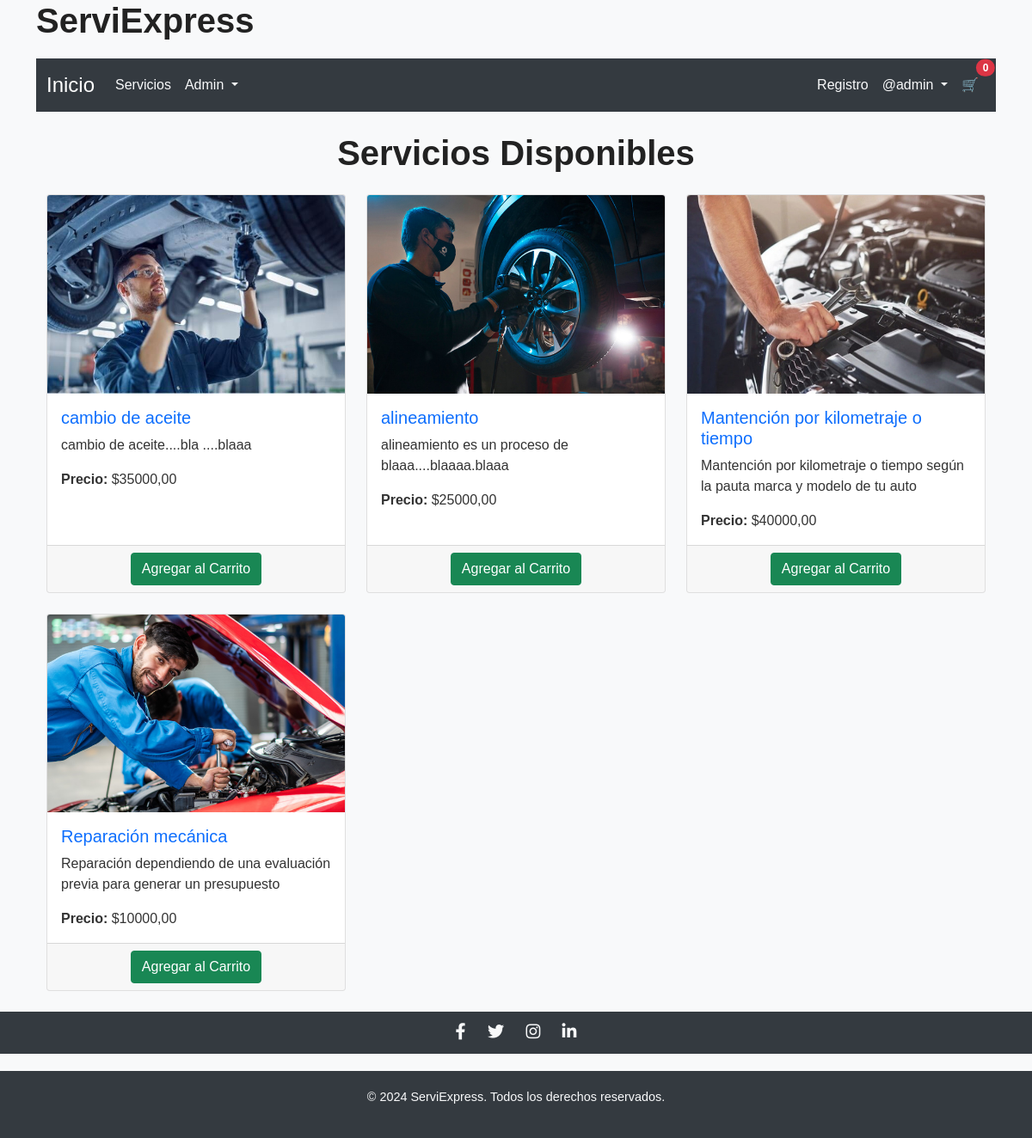
The app's page /servicios/ (signed in) with its own data.
### core/models.py (models this page shows, shortened)
class CustomUser(AbstractUser):
    telefono = models.CharField(max_length=15, blank=True, null=True)
    direccion = models.TextField(blank=True, null=True)

class Servicio(models.Model):
    nombre = models.CharField(max_length=255)
    descripcion = models.TextField(blank=True, null=True)
    precio = models.DecimalField(max_digits=10, decimal_places=2)
    imagen = models.ImageField(upload_to='servicios/', blank=True, null=True)

### core/views.py (the view)
# urls.py: path('servicios/', views.servicios, name='servicios'),
@login_required
def servicios(request):
    servicios_list = Servicio.objects.all()
    paginator = Paginator(servicios_list, 10)  # 10 servicios por página
    page = request.GET.get('page')
    servicios = paginator.get_page(page)
    return render(request, 'servicios.html', {'servicios': servicios})

### core/templates/servicios.html (shortened to what this page needs)
{% extends 'base.html' %}
{%load static%}
{% block content %}
<div class="container mt-4">
    <h1 class="text-center mb-4">Servicios Disponibles</h1>
    {% if servicios %}
<div class="row">
    {% for servicio in servicios %}
    <div class="col-md-4 mb-4">
        <div class="card h-100">
            {% if servicio.imagen %}
            <img src="{{ servicio.imagen.url }}" class="card-img-top" alt="{{ servicio.nombre }}">
            {% else %}
            <img src="{% static 'img/default.png' %}" class="card-img-top" alt="Imagen no disponible">
            {% endif %}
            <div class="card-body">
                <h5 class="card-title text-primary">{{ servicio.nombre }}</h5>
                <p class="card-text">{{ servicio.descripcion }}</p>
                <p class="card-text"><strong>Precio:</strong> ${{ servicio.precio }}</p>
            </div>
            <div class="card-footer text-center">
                <form action="{% url 'agregar_al_carrito' servicio.id %}" method="post">
                    <button type="submit" class="btn btn-success">Agregar al Carrito</button>
                </form>
            </div>
        </div>
    </div>
    {% endfor %}
</div>
{% else %}
<div class="alert alert-info text-center" role="alert">
    No hay servicios disponibles.
</div>
{% endif %}
</div>
{% endblock %}

### core/templates/base.html (shortened to what this page needs)
{% load static %}
<!DOCTYPE html>
<html lang="es">
<head>
    <link href="https://cdn.jsdelivr.net/npm/bootstrap@5.0.2/dist/css/bootstrap.min.css" rel="stylesheet">
    <link href="https://cdn.jsdelivr.net/npm/bootstrap-icons/font/bootstrap-icons.css" rel="stylesheet">
    <link href="https://cdnjs.cloudflare.com/ajax/libs/font-awesome/5.15.4/css/all.min.css" rel="stylesheet">
    <link rel="stylesheet" href="{% static 'css/styles.css' %}">
</head>
<body>
    <header>
        <div class="container">
            <h1>ServiExpress</h1>
            <nav class="navbar navbar-expand-lg navbar-light bg-light">
                <div class="container-fluid">
                    <a class="navbar-brand" href="{% url 'home' %}">Inicio</a>
                    <div class="collapse navbar-collapse" id="navbarNav">
                        <ul class="navbar-nav">
                            <li class="nav-item">
                                <a class="nav-link" href="{% url 'servicios' %}">Servicios</a>
                            </li>
                            {% if user.is_authenticated and user.is_superuser %}
                            <li class="nav-item dropdown">
                                <a class="nav-link dropdown-toggle" href="#" id="adminDropdown" role="button" data-bs-toggle="dropdown" aria-expanded="false">
                                    Admin
                                </a>
                            </li>
                            {% endif %}
                        </ul>
                        <ul class="navbar-nav ms-auto">
                            <li class="nav-item">
                                <a class="nav-link" href="{% url 'registro' %}">Registro</a>
                            </li>
                            {% if user.is_authenticated %}
                            <li class="nav-item dropdown">
                                <a class="nav-link dropdown-toggle" href="#" id="userDropdown" role="button" data-bs-toggle="dropdown" aria-expanded="false">
                                    @{{ user.username }}
                                </a>
                            </li>
                            {% else %}
                            <li class="nav-item">
                                <a class="nav-link" href="{% url 'login' %}">Iniciar Sesión</a>
                            </li>
                            {% endif %}
                            {% if user.is_authenticated %}
                            <li class="nav-item">
                                <a class="nav-link position-relative" href="{% url 'ver_carrito' %}">
                                    🛒
                                    <span class="position-absolute top-0 start-100 translate-middle badge rounded-pill bg-danger">
                                        {{ carrito.items.count|default:0 }}
                                    </span>
                                </a>
                            </li>
                            {% endif %}
                        </ul>
                    </div>
                </div>
            </nav>
    </header>
    <main>
        <div class="container">
            {% block content %}
            {% endblock %}
        </div>
    </main>
    <div class="social-bar">
        <div class="icons">
            <a href="https://www.facebook.com" target="_blank" class="social-icon facebook" title="Facebook">
                <i class="fab fa-facebook-f"></i>
            </a>
            <a href="https://www.twitter.com" target="_blank" class="social-icon twitter" title="Twitter">
                <i class="fab fa-twitter"></i>
            </a>
            <a href="https://www.instagram.com" target="_blank" class="social-icon instagram" title="Instagram">
                <i class="fab fa-instagram"></i>
            </a>
            <a href="https://www.linkedin.com" target="_blank" class="social-icon linkedin" title="LinkedIn">
                <i class="fab fa-linkedin-in"></i>
            </a>
        </div>
    </div>
    <footer>
        <div class="container">
            <p>© 2024 ServiExpress. Todos los derechos reservados.</p>
        </div>
    </footer>
</body>
</html>

### core/static/css/styles.css (style rules this page uses)
body { font-family: 'Arial', sans-serif; background-color: #f8f9fa; color: #333; margin: 0; padding: 0; }
h1, h2, h3, h4, h6 { color: #222; margin-bottom: 20px; font-weight: bold; }
h5 { color:darkgrey; }
.navbar { background-color: #343a40 !important; }
.navbar-brand { color: #ffffff !important; font-size: 1.5rem; }
.navbar-nav .nav-link { color: #f8f9fa !important; }
footer { background-color: #343a40; color: #f8f9fa; padding: 20px 0; text-align: center; font-size: 0.9rem; margin-top: 20px; }
.social-bar { background-color: #343a40; color: #f8f9fa; padding: 10px; text-align: center; }
.social-bar a { margin: 0 10px; color: #f8f9fa; font-size: 1.2rem; text-decoration: none; }

### records on screen
CustomUser: username "admin"
Servicio: imagen (picture), nombre "cambio de aceite", descripcion "cambio de aceite....bla ....blaaa", precio "35000,00"
Servicio: imagen (picture), nombre "alineamiento", descripcion "alineamiento es un proceso de blaaa....blaaaa.blaaa", precio "25000,00"
Servicio: imagen (picture), nombre "Mantención por kilometraje o tiempo", descripcion "Mantención por kilometraje o tiempo según la pauta marca y modelo de tu auto", precio "40000,00"
Servicio: imagen (picture), nombre "Reparación mecánica", descripcion "Reparación dependiendo de una evaluación previa para generar un presupuesto", precio "10000,00"

### other values on screen
{{ carrito.items.count|default:0 }} "0"
